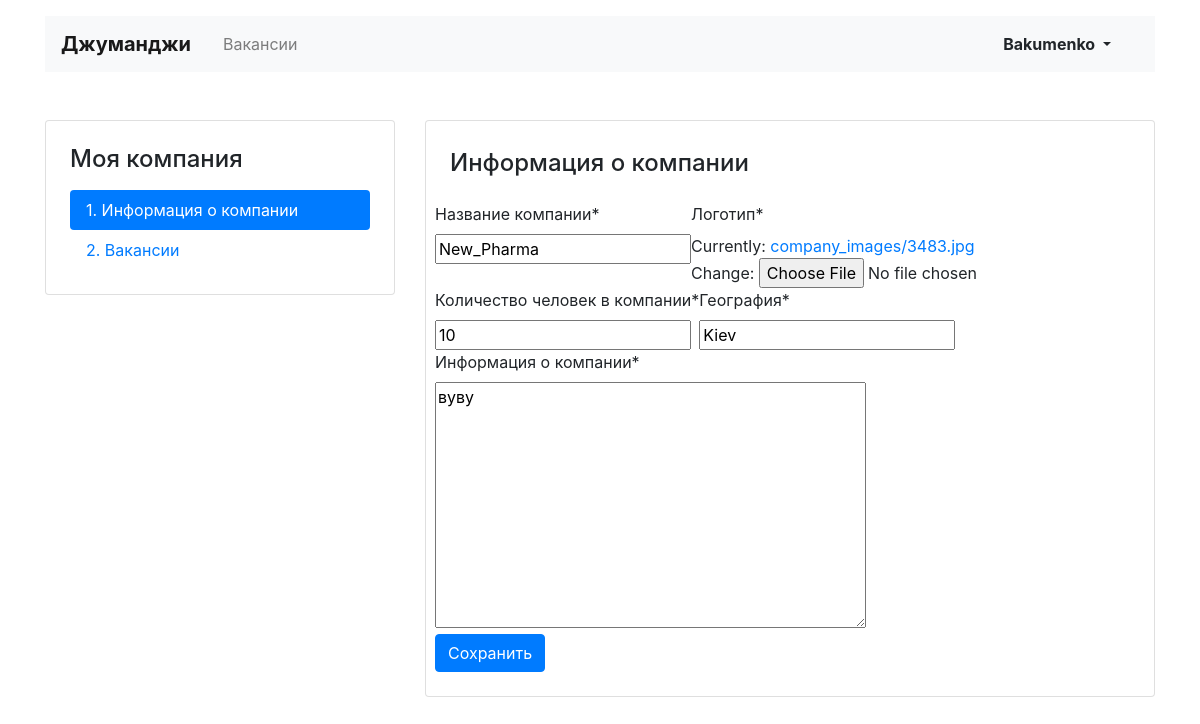
The app's page /mycompany/ (signed in) with its own data.
### JobforJunes/models.py (models this page shows)
class Company(models.Model):
    name = models.CharField(max_length=30)
    location = models.CharField(max_length=30)
    logo = models.ImageField(upload_to='company_images')
    description = models.TextField()
    employee_count = models.IntegerField()
    owner=models.OneToOneField(get_user_model(), null=True, on_delete=models.CASCADE, related_name='company')

### JobforJunes/views/my_company.py (the view, shortened to what this page needs)
# urls.py: path('mycompany/', MyCompany.as_view(), name='my_company'),
class MyCompany(LoginRequiredMixin,View):
    login_url = 'login'
    def get(self, request):
        try:
            company=request.user.company
            form=MyCompanyForm(instance=company)
        except ObjectDoesNotExist:
            raise Http404
        return render(request, 'my_company.html', {'form':form})

### JobforJunes/forms.py
class MyCompanyForm(forms.ModelForm):
    class Meta:
        model = Company
        exclude = ('owner',)
        labels = {
            'name': 'Название компании',
            'logo': 'Логотип',
            'location': 'География',
            'description': 'Информация о компании',
            'employee_count': 'Количество человек в компании'
        }
    def __init__(self, *args, **kwargs):
        super().__init__(*args, **kwargs)
        self.helper = FormHelper()
        self.helper.layout = Layout(
            Row(
                Column('name', ),
                Column('logo', ),
            ),
            Row(
                Column('employee_count', ),
                Column('location', ),
            ),
            Row(
                Column('description', ),
            ),
            Row(
                Column(Submit('submit', 'Сохранить')),
            ),
        )

### templates/my_company.html (shortened to what this page needs)
{% extends 'base.html' %}
{%block project%}
{% load crispy_forms_tags %}
  <main class="container mt-3 pb-5">
    <div class="row mt-5">
      <div class="col-12 col-lg-4">
        <aside class="pt-3 pb-4 px-4 mb-5 card">
          <h1 class="h4 pt-2 pb-2">Моя компания</h1>
          <div class="nav flex-column nav-pills">
            <a class="nav-link active" href={% url 'my_company' %}>1. Информация о&nbsp;компании</a>
            <a class="nav-link" href="{% url "my_vacancies" %}">2. Вакансии</a>
          </div>
        </aside>
      </div>
      <div class="col-12 col-lg-8">
        <div class="card">
          <div class="card-body px-4 pb-4">
            <section class="tab-pane fade show active">
              <h2 class="h4 pt-2 pb-3">Информация о&nbsp;компании</h2>
              {% crispy form %}
            </section>
          </div>
        </div>
      </div>
    </div>
  </main>
{% endblock %}

### templates/base.html (shortened to what this page needs)
<!DOCTYPE html>
<html lang="ru">
<head>
  <link rel="stylesheet" href="https://stackpath.bootstrapcdn.com/bootstrap/4.3.1/css/bootstrap.min.css">
</head>
<body>
  <header class="container mt-3">
    <nav class="navbar navbar-expand-lg navbar-light bg-light">
      <a class="navbar-brand mr-4 font-weight-bold" href={% url 'main' %}>Джуманджи</a>
      <div class="collapse navbar-collapse justify-content-between" id="navbarNav">
        <ul class="navbar-nav col-10">
          <li class="nav-item">
          <li {% if url == 'vacancies' %} class="nav-item active" {% endif %}>
              <a class="nav-link" href={% url 'vacancies' %}>Вакансии</a>
          </li>
       </ul>
          {% if request.user.is_anonymous  %}
        <ul class="navbar-nav col-2 justify-content-end">
          <li class="nav-item active">
            <a href={% url 'login' %} class="nav-link font-weight-bold">Вход</a>
          </li>
        </ul>
      </div>
    </nav>
        </ul>
   </div>
      {% else %}
          <ul class="navbar-nav col-2 justify-content-end">
          <li class="nav-item active">
            <div class="btn-group">
              <button type="button" class="btn dropdown-toggle font-weight-bold" data-toggle="dropdown" aria-haspopup="true" aria-expanded="false">
                {{request.user.username}}
              </button>
            </div>
          </li>
        </ul>
    {% endif %}
  </header>
{%block project%} {%endblock%}
<body>
</body>
</html>

### records on screen
Company: name "New_Pharma", employee_count "10", location "Kiev", description "вуву"

### other values on screen
{{ request.user.username }} "Bakumenko"
